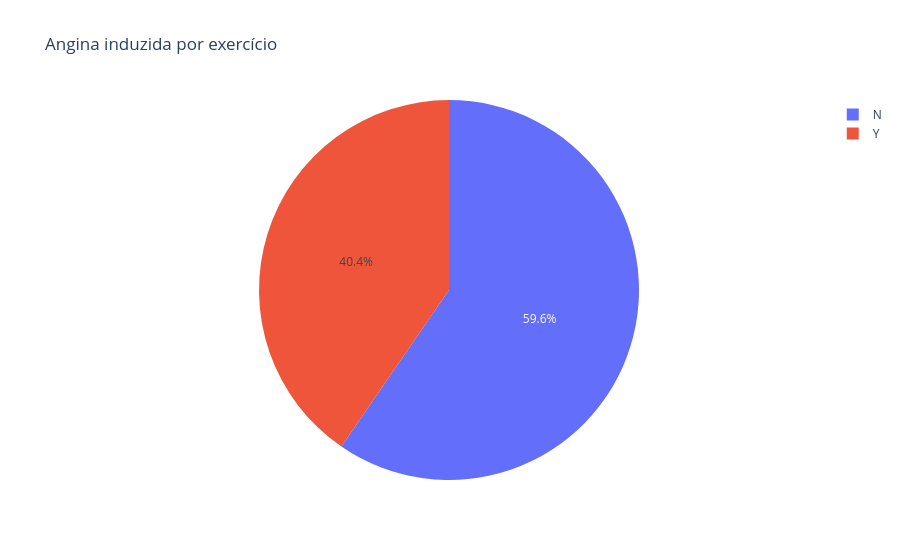

Notebook source saved alongside this figure:
### Code cell
px.pie(data, names='ExerciseAngina', title='Angina induzida por exercício')

### Figure 1 — Plotly figure (JSON) as saved in the notebook; plotly's stock layout.template omitted (floating-point values rounded to 4 significant figures; data arrays with more than 128 entries replaced by an {"elided": "..."} marker saying what was removed)
{"data": [{"domain": {"x": [0, 1], "y": [0, 1]}, "hovertemplate": "ExerciseAngina=%{label}<extra></extra>", "labels": {"elided": "918 str values"}, "legendgroup": "", "name": "", "showlegend": true, "type": "pie"}], "layout": {"legend": {"tracegroupgap": 0}, "title": {"text": "Angina induzida por exercício"}}}
